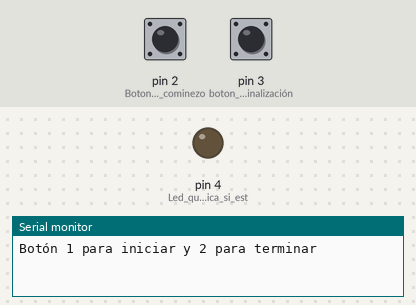
Bench run of a sketch on a simulated Arduino Uno, built with avr-gcc and run on an emulated ATmega328P. On the bench: output pins drawn as LEDs (lit = HIGH), the last lines printed to the serial monitor. The inputs (shaded band) are chosen by the test bench; at power-on: pin 2 (Boton_de_cominezo) HIGH, pin 3 (boton_de_finalización) HIGH.

Above: at 1.2 s.
1.3 s: pin 2 (Boton_de_cominezo) pulled LOW for 1 s
At 1.9 s:
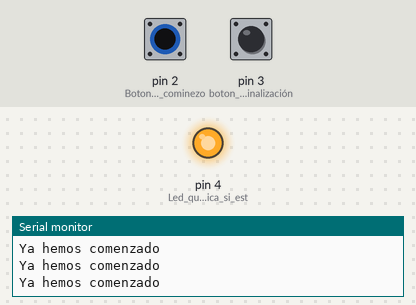
3.8 s: pin 3 (boton_de_finalización) pulled LOW for 0.15 s
At 4.9 s:
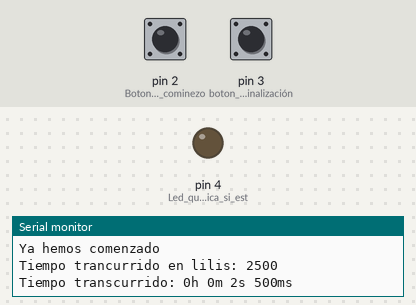
8.0 s: pin 2 (Boton_de_cominezo) pulled LOW for 3.2 s
At 9.4 s:
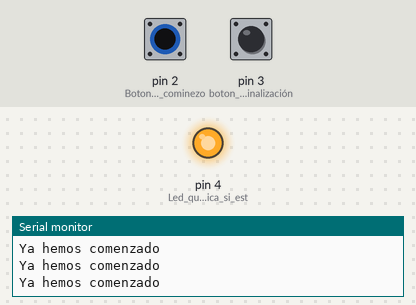
12.7 s: pin 3 (boton_de_finalización) pulled LOW for 3.2 s
At 14.0 s:
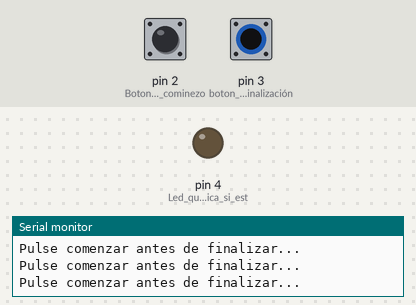
Timing chart, 0 to 15.7 s (numbered marks = the images above; inputs shaded):
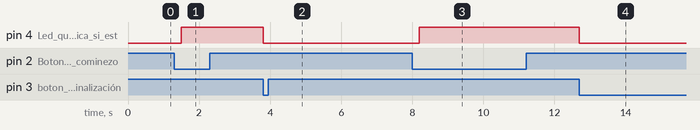

The sketch:

cronometro_pull_up.ino
```cpp
unsigned long inicio, fin, tiempo;
boolean contando;


void setup() {
  Serial.begin(9600);
  pinMode(4,OUTPUT); // Led que nos indica si esta contando
  pinMode(2, INPUT); // Boton de cominezo
  digitalWrite(2, HIGH); // se activa la resistencia de pull up
  pinMode(3, INPUT); // boton de finalización
  digitalWrite(3, HIGH); // se activa la resistencia de pull up
  Serial.println ("Botón 1 para iniciar y 2 para terminar");
  contando = false;
}
void resultados(){
  float h, m, s, ms;
  unsigned long over;
  tiempo = fin - inicio;
  h = int(tiempo / 3600000);
  over = tiempo % 3600000;
  m = int(over / 60000);
  over = over % 60000;
  s = int(over / 1000);
  ms = over % 1000;
  Serial.print("Tiempo trancurrido en lilis: ");
  Serial.println(tiempo);
  Serial.print("Tiempo transcurrido: ");
  Serial.print(h, 0);
  Serial.print("h ");
  Serial.print(m, 0);
  Serial.print("m ");
  Serial.print(s, 0);
  Serial.print("s ");
  Serial.print(ms, 0);
  Serial.println("ms ");
  Serial.println();
}
void loop() {
  if (digitalRead(2) == LOW){  // ESTAMOS EN PULL-UP
    if(contando){
      Serial.println("Ya hemos comenzado ");
      digitalWrite(4,HIGH);
    }else{
      contando = true;
      inicio = millis();
      delay(200); // por seguridad
      Serial.println("Empezamos...");
    }
  }
  if(digitalRead(3) == LOW){  // ESTAMOS EN PULL-UP
    if(contando){
      digitalWrite(4,LOW);
      contando = false;
      fin = millis();
      delay(200); // por seguridad
      resultados();
    }else{
      Serial.println("Pulse comenzar antes de finalizar...");
    }
  }
}
```

Measured:
- after the input at 1.3 s, pin 4 (Led_que_nos_indica_si_est): LOW → HIGH after 0.20 s
- after the input at 3.8 s, pin 4 (Led_que_nos_indica_si_est): HIGH → LOW at once
- after the input at 8.0 s, pin 4 (Led_que_nos_indica_si_est): LOW → HIGH after 0.20 s
- after the input at 12.7 s, pin 4 (Led_que_nos_indica_si_est): HIGH → LOW at once
